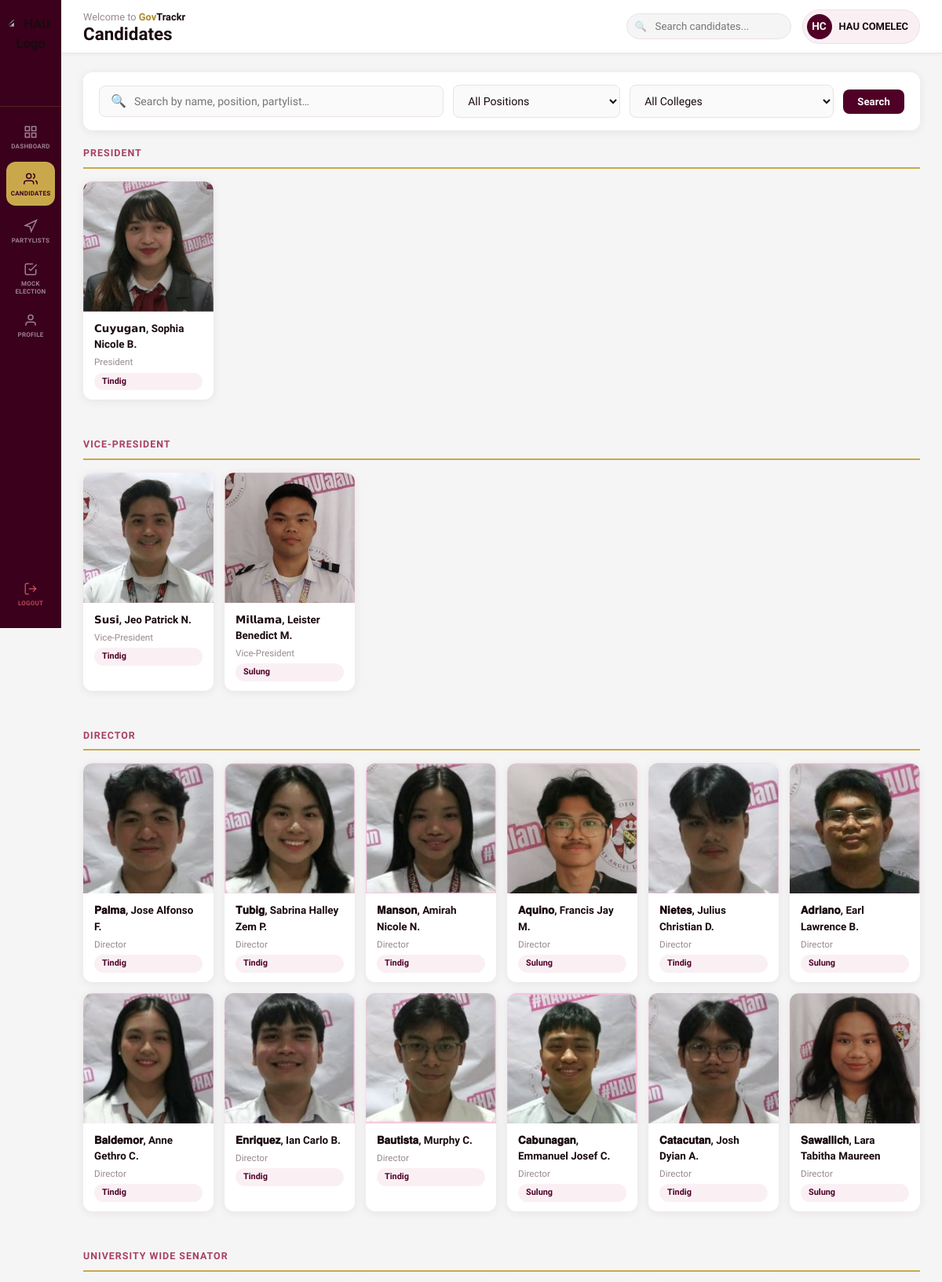
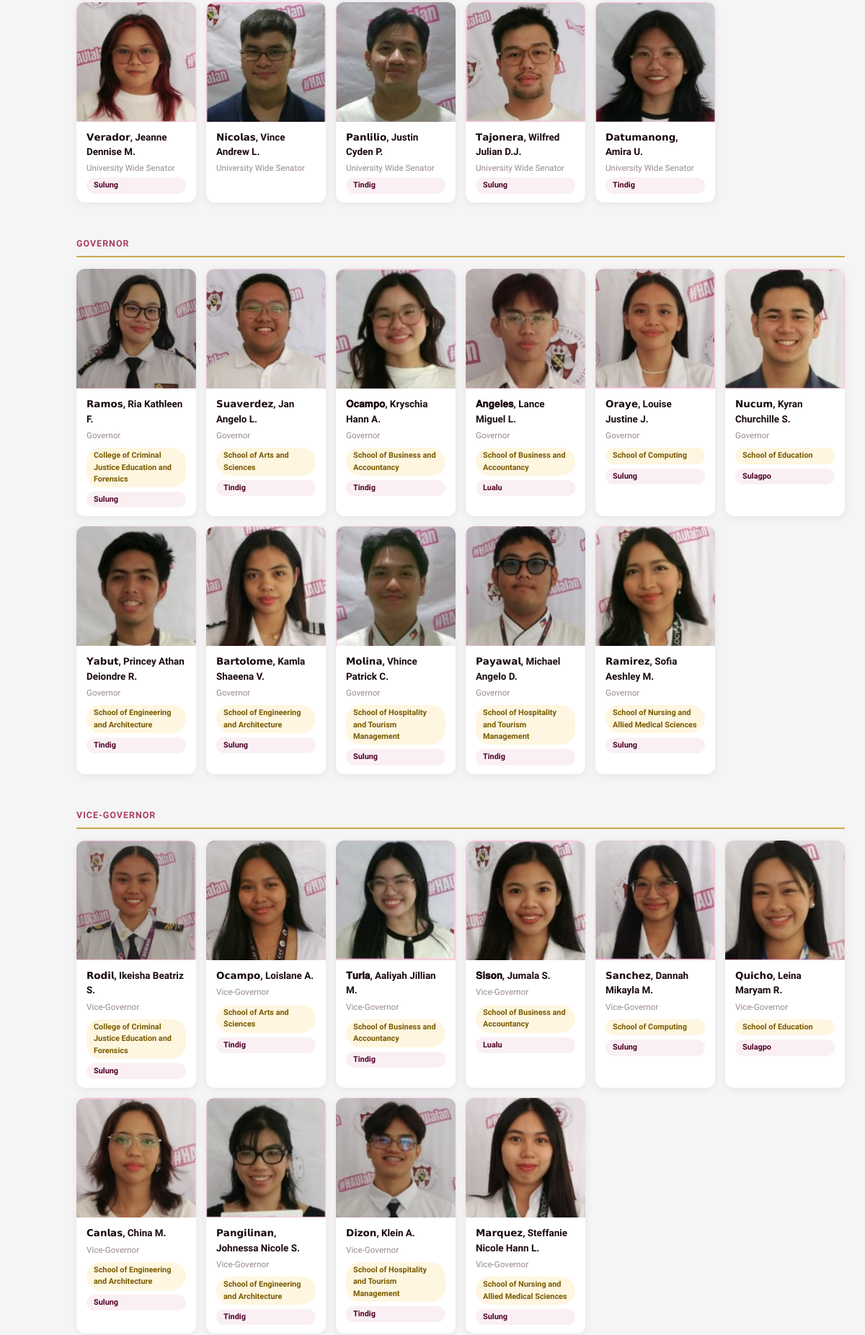
Screenshot of /candidates.php (signed in, upper part) with the database file from the repository (2 pictures, top to bottom).
### tables this page shows
CREATE TABLE `candidates` (
  `id` int(11) NOT NULL AUTO_INCREMENT,
  `full_name` varchar(150) NOT NULL,
  `position` varchar(100) NOT NULL,
  `college` varchar(150) DEFAULT NULL,
  `partylist_id` int(11) DEFAULT NULL,
  `photo` varchar(255) DEFAULT NULL,
  `bio` text DEFAULT NULL,
  `platform` text DEFAULT NULL,
  `year_level` varchar(20) DEFAULT NULL,
  `course` varchar(100) DEFAULT NULL,
  `created_at` timestamp NOT NULL DEFAULT current_timestamp(),
  PRIMARY KEY (`id`),
  KEY `partylist_id` (`partylist_id`)
);

CREATE TABLE `partylists` (
  `id` int(11) NOT NULL AUTO_INCREMENT,
  `name` varchar(120) NOT NULL,
  `description` text DEFAULT NULL,
  `logo` varchar(255) DEFAULT NULL,
  `created_at` timestamp NOT NULL DEFAULT current_timestamp(),
  PRIMARY KEY (`id`)
);

### includes/positions.php (called while the page is built, shortened)
<?php
function position_field_expr(string $col = 'c.position'): string {
    $escaped = array_map(fn($p) => "'" . addslashes($p) . "'", POSITION_ORDER);
    return "FIELD($col, " . implode(',', $escaped) . ")";
}

### candidates.php (the view, shortened to what this page needs)
<?php
require_once 'includes/positions.php';
$conn = getDatabaseConnection();
$search          = trim($_GET['search']   ?? '');
$field_expr = position_field_expr('c.position');
$sql    = "SELECT c.id, c.full_name, c.position, c.college, c.photo, c.year_level, c.course, p.name AS partylist
           FROM   candidates c
           LEFT JOIN partylists p ON c.partylist_id = p.id
           WHERE  1=1";
$sql .= " ORDER BY $field_expr, COALESCE(c.college, ''), c.full_name";
$stmt = $conn->prepare($sql);
$stmt->execute();
$candidates = $stmt->get_result();
?>
<!DOCTYPE html>
<html lang="en">
<head>
    <link rel="stylesheet" href="css/styles.css">
</head>
<body class="dash-body">
<?php include 'includes/sidebar.php'; ?>
<div style="flex:1; display:flex; flex-direction:column;">
    <?php include 'includes/topbar.php'; ?>
    <main class="dash-content">
    <?php if (isset($cand)): ?>
    <a href="candidates.php" class="btn btn-outline btn-sm" style="align-self:flex-start;">← Back to Candidates</a>
    <div style="display:grid; grid-template-columns:280px 1fr; gap:24px; align-items:start;">
        <div style="display:flex; flex-direction:column; gap:16px;">
            <div class="card" style="text-align:center; padding:28px;">
                <?php if ($cand['photo']): ?>
                    <img src="<?= htmlspecialchars($cand['photo']) ?>" alt=""
                         style="width:160px;height:160px;object-fit:cover;border-radius:50%;border:4px solid var(--gold);margin:0 auto 14px;">
                <?php else: ?>
                    <div style="width:160px;height:160px;border-radius:50%;border:4px solid var(--gold);background:var(--purple-soft);display:flex;align-items:center;justify-content:center;font-size:4rem;margin:0 auto 14px;">👤</div>
                <?php endif; ?>
                <div style="font-size:1.3rem;font-weight:900;"><?= htmlspecialchars($cand['full_name']) ?></div>
                <div style="color:var(--muted);font-size:.88rem;margin-top:4px;"><?= htmlspecialchars($cand['position']) ?></div>
                <?php if ($cand['college']): ?>
                <div style="font-size:.8rem;color:var(--purple-light);margin-top:3px;"><?= htmlspecialchars($cand['college']) ?></div>
                <?php endif; ?>
                <?php if ($cand['partylist_name']): ?>
                <a href="partylists.php?id=<?= $cand['partylist_id_val'] ?>"
                   class="party-badge"
                   style="margin:10px auto 0; display:inline-block; cursor:pointer;"
                   title="View partylist">
                    <?= htmlspecialchars($cand['partylist_name']) ?> →
                </a>
                <?php endif; ?>
            </div>
            <div class="card">
                <h4 class="card-title">Details</h4>
                <?php if ($cand['year_level']): ?>
                <p style="font-size:.88rem;margin-bottom:6px;"><strong>Year Level:</strong> <?= htmlspecialchars($cand['year_level']) ?></p>
                <?php endif; ?>
                <?php if ($cand['course']): ?>
                <p style="font-size:.88rem;margin-bottom:6px;"><strong>Course:</strong> <?= htmlspecialchars($cand['course']) ?></p>
                <?php endif; ?>
                <?php if ($cand['college']): ?>
                <p style="font-size:.88rem;"><strong>College:</strong> <?= htmlspecialchars($cand['college']) ?></p>
                <?php else: ?>
                <p style="font-size:.88rem;"><strong>Scope:</strong> University-Wide</p>
                <?php endif; ?>
            </div>
        </div>
        <div style="display:flex;flex-direction:column;gap:16px;">
            <?php if ($cand['bio']): ?>
            <div class="card">
                <h3 class="card-title">About</h3>
                <p style="font-size:.92rem;line-height:1.7;color:var(--text);"><?= nl2br(htmlspecialchars($cand['bio'])) ?></p>
            </div>
            <?php endif; ?>
            <?php if ($cand['platform']): ?>
            <div class="card">
                <h3 class="card-title">Platform & Advocacies</h3>
                <p style="font-size:.92rem;line-height:1.7;color:var(--text);"><?= nl2br(htmlspecialchars($cand['platform'])) ?></p>
            </div>
            <?php endif; ?>
            <?php if ($cand['partylist_name']): ?>
            <div class="card card-dark">
                <h3 class="card-title">Partylist: <?= htmlspecialchars($cand['partylist_name']) ?></h3>
                <p style="font-size:.88rem;opacity:.85;line-height:1.6;"><?= htmlspecialchars($cand['pl_desc'] ?? '') ?></p>
                <a href="partylists.php?id=<?= $cand['partylist_id_val'] ?>" class="btn btn-gold btn-sm" style="margin-top:12px;">
                    View Full Partylist →
                </a>
            </div>
            <?php endif; ?>
        </div>
    </div>
    <?php else: ?>
    <div class="card" style="padding:16px 20px;">
        <form method="GET" action="" style="display:flex;gap:12px;flex-wrap:wrap;align-items:center;">
            <div class="input-wrap" style="flex:1;min-width:180px;">
                <span class="icon">🔍</span>
                <input type="text" name="search" placeholder="Search by name, position, partylist…"
                       value="<?= htmlspecialchars($search) ?>">
            </div>
            <select name="position"
                    style="padding:11px 14px;border:1.5px solid var(--border);border-radius:8px;font-size:.88rem;background:#FAFAFA;color:var(--text);outline:none;">
                <option value="">All Positions</option>
            </select>
            <select name="college"
                    style="padding:11px 14px;border:1.5px solid var(--border);border-radius:8px;font-size:.88rem;background:#FAFAFA;color:var(--text);outline:none;max-width:260px;">
                <option value="">All Colleges</option>
            </select>
            <button type="submit" class="btn btn-purple">Search</button>
        </form>
    </div>
    <?php if ($candidates->num_rows === 0): ?>
    <div class="card" style="text-align:center;padding:48px;">
        <p style="font-size:1.1rem;color:var(--muted);">No candidates found. Try a different search.</p>
    </div>
    <?php else: ?>
    <?php
    $grouped = [];
    while ($c = $candidates->fetch_assoc()) {
        $grouped[$c['position']][] = $c;
    }
    ?>
    <?php foreach ($grouped as $pos_label => $section_cands): ?>
    <div>
        <h3 style="font-size:.78rem;font-weight:700;text-transform:uppercase;letter-spacing:.08em;
                   color:var(--purple-light);padding-bottom:8px;border-bottom:2px solid var(--gold);
                   margin-bottom:16px;">
            <?= htmlspecialchars($pos_label) ?>
        </h3>
        <div class="candidate-grid" style="margin-bottom:28px;">
            <?php foreach ($section_cands as $c): ?>
            <a href="candidates.php?id=<?= $c['id'] ?>" class="candidate-card">
                <?php if ($c['photo']): ?>
                    <img src="<?= htmlspecialchars($c['photo']) ?>" alt="<?= htmlspecialchars($c['full_name']) ?>" class="photo">
                <?php else: ?>
                    <div class="photo">👤</div>
                <?php endif; ?>
                <div class="info">
                    <div class="name"><?= htmlspecialchars($c['full_name']) ?></div>
                    <div class="position"><?= htmlspecialchars($c['position']) ?></div>
                    <?php if ($c['college']): ?>
                    <span class="party-badge" style="background:var(--gold-light);color:#7A5A00;margin-top:4px;">
                        <?= htmlspecialchars($c['college']) ?>
                    </span>
                    <?php elseif ($c['partylist']): ?>
                    <span class="party-badge"><?= htmlspecialchars($c['partylist']) ?></span>
                    <?php endif; ?>
                    <?php if ($c['college'] && $c['partylist']): ?>
                    <span class="party-badge" style="margin-top:2px;"><?= htmlspecialchars($c['partylist']) ?></span>
                    <?php endif; ?>
                </div>
            </a>
            <?php endforeach; ?>
        </div>
    </div>
    <?php endforeach; ?>
    <?php endif; ?>
    <?php endif;  ?>
    </main>
</div>
</body>
</html>

### css/styles.css (style rules this page uses)
*, *::before, *::after { box-sizing: border-box; margin: 0; padding: 0; }
:root { --maroon: #500027; --maroon-dark: #3A001C; --maroon-mid: #7A1040; --maroon-soft: #FAF0F4; --maroon-pale: #F5E8ED; --gold: #C9A84C; --gold-dark: #A8892A; --gold-light: #FEF6E0; --bg: #F5F5F5; --card: #FFFFFF; --text: #1A0A0F; --muted: #9A8A90; --border: #EDE0E6; --danger: #E53935; --success: #27AE60; --sidebar-w: 78px; --topbar-h: 68px; --radius: 12px; --radius-lg: 16px; --shadow: 0 2px 12px rgba(80,0,39,.08); --shadow-md: 0 4px 24px rgba(80,0,39,.12); --purple-dark: #500027; --purple-mid: #7A1040; --purple-light: #A84060; --purple-soft: #FAF0F4; }
body { font-family: 'Kodchasan', sans-serif !important; color: var(--text); background: var(--bg); font-size: 14px; line-height: 1.5; }
a { text-decoration: none; color: inherit; }
img { display: block; max-width: 100%; }
input, textarea, select, button { font-family: inherit; }
.btn { display: inline-flex; align-items: center; justify-content: center; gap: 6px; padding: 8px 18px; border-radius: 8px; border: none; cursor: pointer; font-weight: 600; font-size: 0.82rem; transition: filter .15s, transform .1s, box-shadow .15s; letter-spacing: .01em; }
.btn-purple { background: var(--maroon); color: #fff; }
.input-wrap { display: flex; align-items: center; gap: 10px; border: 1.5px solid var(--border); border-radius: 8px; padding: 0 14px; background: #FAFAFA; transition: border-color .2s, box-shadow .2s; }
.input-wrap .icon { font-size: 1rem; color: var(--muted); flex-shrink: 0; }
.input-wrap input, .input-wrap textarea, .input-wrap select { border: none; outline: none; background: transparent; width: 100%; padding: 11px 0; font-size: 0.88rem; color: var(--text); }
.dash-body { display: flex; min-height: 100vh; background: var(--bg); }
.nav-icon svg { width: 18px; height: 18px; }
.dash-content { margin-left: var(--sidebar-w); margin-top: var(--topbar-h); padding: 24px 28px; min-height: calc(100vh - var(--topbar-h)); display: flex; flex-direction: column; gap: 20px; }
.card { background: var(--card); border-radius: var(--radius); padding: 20px 22px; box-shadow: var(--shadow); }
.party-badge { display: inline-block; background: var(--maroon-soft); color: var(--maroon); font-size: 0.68rem; font-weight: 700; border-radius: 20px; padding: 3px 10px; }
.candidate-grid { display: grid; grid-template-columns: repeat(auto-fill, minmax(165px, 1fr)); gap: 14px; }
.candidate-card { background: var(--card); border-radius: var(--radius); box-shadow: var(--shadow); overflow: hidden; transition: transform .2s, box-shadow .2s; cursor: pointer; display: flex; flex-direction: column; }
.candidate-card .photo { width: 100%; aspect-ratio: 1; object-fit: cover; background: var(--maroon-soft); display: flex; align-items: center; justify-content: center; font-size: 3.5rem; color: var(--maroon); }
.candidate-card img.photo { font-size: 0; }
.candidate-card .info { padding: 12px 14px; flex: 1; display: flex; flex-direction: column; gap: 4px; }
.candidate-card .name { font-size: 0.84rem; font-weight: 700; }
.candidate-card .position { font-size: 0.73rem; color: var(--muted); }

### rows the page displays
candidates: photo (picture), full_name "𝗖𝘂𝘆𝘂𝗴𝗮𝗻, Sophia Nicole B.", position "President", partylist.name "Tindig"
candidates: photo (picture), full_name "𝗦𝘂𝘀𝗶, Jeo Patrick N.", position "Vice-President", partylist.name "Tindig"
candidates: photo (picture), full_name "𝗠𝗶𝗹𝗹𝗮𝗺𝗮, Leister Benedict M.", position "Vice-President", partylist.name "Sulung"
candidates: photo (picture), full_name "𝐏𝐚𝐥𝐦𝐚, Jose Alfonso F.", position "Director", partylist.name "Tindig"
candidates: photo (picture), full_name "𝐓𝐮𝐛𝐢𝐠, Sabrina Halley Zem P.", position "Director", partylist.name "Tindig"
candidates: photo (picture), full_name "𝐌𝐚𝐧𝐬𝐨𝐧, Amirah Nicole N.", position "Director", partylist.name "Tindig"
candidates: photo (picture), full_name "𝐀𝐪𝐮𝐢𝐧𝐨, Francis Jay M.", position "Director", partylist.name "Sulung"
candidates: photo (picture), full_name "𝐍𝐢𝐞𝐭𝐞𝐬, Julius Christian D.", position "Director", partylist.name "Tindig"
candidates: photo (picture), full_name "𝐀𝐝𝐫𝐢𝐚𝐧𝐨, Earl Lawrence B.", position "Director", partylist.name "Sulung"
candidates: photo (picture), full_name "𝐁𝐚𝐥𝐝𝐞𝐦𝐨𝐫, Anne Gethro C.", position "Director", partylist.name "Tindig"
candidates: photo (picture), full_name "𝐄𝐧𝐫𝐢𝐪𝐮𝐞𝐳, Ian Carlo B.", position "Director", partylist.name "Tindig"
candidates: photo (picture), full_name "𝐁𝐚𝐮𝐭𝐢𝐬𝐭𝐚, Murphy C.", position "Director", partylist.name "Tindig"
candidates: photo (picture), full_name "𝐂𝐚𝐛𝐮𝐧𝐚𝐠𝐚𝐧, Emmanuel Josef C.", position "Director", partylist.name "Sulung"
candidates: photo (picture), full_name "𝐂𝐚𝐭𝐚𝐜𝐮𝐭𝐚𝐧, Josh Dyian A.", position "Director", partylist.name "Tindig"
candidates: photo (picture), full_name "𝐒𝐚𝐰𝐚𝐥𝐥𝐢𝐜𝐡, Lara Tabitha Maureen", position "Director", partylist.name "Sulung"
candidates: photo (picture), full_name "𝗩𝗲𝗿𝗮𝗱𝗼𝗿, Jeanne Dennise M.", position "University Wide Senator", partylist.name "Sulung"
candidates: photo (picture), full_name "𝗡𝗶𝗰𝗼𝗹𝗮𝘀, Vince Andrew L.", position "University Wide Senator"
candidates: photo (picture), full_name "𝗣𝗮𝗻𝗹𝗶𝗹𝗶𝗼, Justin Cyden P.", position "University Wide Senator", partylist.name "Tindig"
candidates: photo (picture), full_name "𝗧𝗮𝗷𝗼𝗻𝗲𝗿𝗮, Wilfred Julian D.J.", position "University Wide Senator", partylist.name "Sulung"
candidates: photo (picture), full_name "𝗗𝗮𝘁𝘂𝗺𝗮𝗻𝗼𝗻𝗴, Amira U.", position "University Wide Senator", partylist.name "Tindig"
candidates: photo (picture), full_name "𝗥𝗮𝗺𝗼𝘀, Ria Kathleen F.", position "Governor", college "College of Criminal Justice Education and Forensics", partylist.name "Sulung"
candidates: photo (picture), full_name "𝗦𝘂𝗮𝘃𝗲𝗿𝗱𝗲𝘇, Jan Angelo L.", position "Governor", college "School of Arts and Sciences", partylist.name "Tindig"
candidates: photo (picture), full_name "𝐎𝐜𝐚𝐦𝐩𝐨, Kryschia Hann A.", position "Governor", college "School of Business and Accountancy", partylist.name "Tindig"
candidates: photo (picture), full_name "𝐀𝐧𝐠𝐞𝐥𝐞𝐬, Lance Miguel L.", position "Governor", college "School of Business and Accountancy", partylist.name "Lualu"
candidates: photo (picture), full_name "𝗢𝗿𝗮𝘆𝗲, Louise Justine J.", position "Governor", college "School of Computing", partylist.name "Sulung"
candidates: photo (picture), full_name "𝗡𝘂𝗰𝘂𝗺, Kyran Churchille S.", position "Governor", college "School of Education", partylist.name "Sulagpo"
candidates: photo (picture), full_name "𝗬𝗮𝗯𝘂𝘁, Princey Athan Deiondre R.", position "Governor", college "School of Engineering and Architecture", partylist.name "Tindig"
candidates: photo (picture), full_name "𝗕𝗮𝗿𝘁𝗼𝗹𝗼𝗺𝗲, Kamla Shaeena V.", position "Governor", college "School of Engineering and Architecture", partylist.name "Sulung"
candidates: photo (picture), full_name "𝗠𝗼𝗹𝗶𝗻𝗮, Vhince Patrick C.", position "Governor", college "School of Hospitality and Tourism Management", partylist.name "Sulung"
candidates: photo (picture), full_name "𝗣𝗮𝘆𝗮𝘄𝗮𝗹, Michael Angelo D.", position "Governor", college "School of Hospitality and Tourism Management", partylist.name "Tindig"
candidates: photo (picture), full_name "𝗥𝗮𝗺𝗶𝗿𝗲𝘇, Sofia Aeshley M.", position "Governor", college "School of Nursing and Allied Medical Sciences", partylist.name "Sulung"
candidates: photo (picture), full_name "𝗥𝗼𝗱𝗶𝗹, Ikeisha Beatriz S.", position "Vice-Governor", college "College of Criminal Justice Education and Forensics", partylist.name "Sulung"
candidates: photo (picture), full_name "𝗢𝗰𝗮𝗺𝗽𝗼, Loislane A.", position "Vice-Governor", college "School of Arts and Sciences", partylist.name "Tindig"
candidates: photo (picture), full_name "𝐓𝐮𝐫𝐥𝐚, Aaliyah Jillian M.", position "Vice-Governor", college "School of Business and Accountancy", partylist.name "Tindig"
candidates: photo (picture), full_name "𝐒𝐢𝐬𝐨𝐧, Jumala S.", position "Vice-Governor", college "School of Business and Accountancy", partylist.name "Lualu"
candidates: photo (picture), full_name "𝗦𝗮𝗻𝗰𝗵𝗲𝘇, Dannah Mikayla M.", position "Vice-Governor", college "School of Computing", partylist.name "Sulung"
candidates: photo (picture), full_name "𝗤𝘂𝗶𝗰𝗵𝗼, Leina Maryam R.", position "Vice-Governor", college "School of Education", partylist.name "Sulagpo"
candidates: photo (picture), full_name "𝗖𝗮𝗻𝗹𝗮𝘀, China M.", position "Vice-Governor", college "School of Engineering and Architecture", partylist.name "Sulung"
candidates: photo (picture), full_name "𝗣𝗮𝗻𝗴𝗶𝗹𝗶𝗻𝗮𝗻, Johnessa Nicole S.", position "Vice-Governor", college "School of Engineering and Architecture", partylist.name "Tindig"
candidates: photo (picture), full_name "𝗗𝗶𝘇𝗼𝗻, Klein A.", position "Vice-Governor", college "School of Hospitality and Tourism Management", partylist.name "Tindig"
candidates: photo (picture), full_name "𝗠𝗮𝗿𝗾𝘂𝗲𝘇, Steffanie Nicole Hann L.", position "Vice-Governor", college "School of Nursing and Allied Medical Sciences", partylist.name "Sulung"

### other values shown
$p['label'] "DASHBOARD"
$p['label'] "CANDIDATES"
$p['label'] "PARTYLISTS"
$p['label'] "MOCK ELECTION"
$p['label'] "PROFILE"
$pageTitle "Candidates"
$initials "HC"
$userName "HAU COMELEC"
$pos_label "PRESIDENT"
$pos_label "VICE-PRESIDENT"
$pos_label "DIRECTOR"
$pos_label "UNIVERSITY WIDE SENATOR"
$pos_label "GOVERNOR"
$pos_label "VICE-GOVERNOR"
